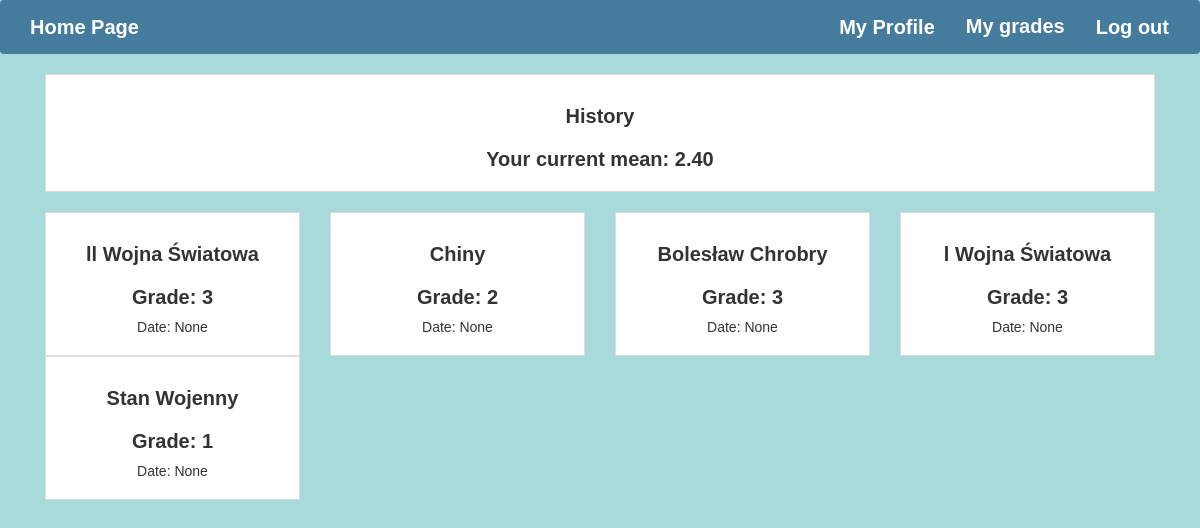
The app's page /students/grades/History/ (signed in) with its own data.
### teacher/models.py (models this page shows, shortened)
class Tests(models.Model):
    teacher = models.ForeignKey(Teacher,on_delete=models.CASCADE, null = True)
    desc = models.CharField(max_length = 50, null = True)
    student = models.ForeignKey(Student, on_delete = models.CASCADE, null = True)
    subject = models.CharField(max_length=10, choices=SUBJECTS, null = True)
    classes = models.ForeignKey(Classes, on_delete = models.CASCADE, null = True)
    created_at = models.DateTimeField(auto_now=True)
    planned = models.DateField(null = True)
    class Grades(models.IntegerChoices):
        F = 1
        E = 2
        D = 3
        C = 4
        B = 5
        A = 6
    grade = models.IntegerField(choices = Grades.choices, null = True)
    class Meta:
        ordering = ["-created_at"]

### students/views.py (the view)
# urls.py: path('grades/<str:str>/', views.StudentsGrades.as_view(), name = 'grade')
class StudentsGrades(WhichUserMixin, TemplateView):
    template_name = 'grades.html'
    def get_context_data(self, **kwargs):
        context = super().get_context_data(**kwargs)
        tests = Tests.objects.filter(grade__isnull=False, subject = self.subject, student = self.current_student)
        context['subject'] = self.subject
        context['tests'] = list(tests)
        mean = 0
        i = 0
        for test in tests:
            i += 1
            mean += int(test.grade)
        if i != 0:
            num = mean/i
            mean = "{:.2f}".format(num)
        else:
            mean = 'None'
        context['mean'] = mean
        context['subjects'] =['English','Maths','PE','History','Biology','Physics']
        return context
    def get(self,request,*args,**kwargs):
        self.subject = request.get_full_path()[17:-1]
        return super().get(request, *args, **kwargs)

### SchoolSystem/views.py (called while the page is built)
    def get_context_data(self, **kwargs):
        context = super().get_context_data(**kwargs)
        context['current_teacher'] = self.current_teacher
        context['current_student'] = self.current_student
        if self.current_teacher:
            classes = self.current_teacher.classes.all()
            context['classes'] = list(classes)
        return context

### students/templates/grades.html (shortened to what this page needs)
{% extends "base.html" %}
{% block content %}
<div class="col-md-12">
<div id="teacher" class="clear">
<div class="test">
<h3>{{subject}}</h3>
<h3> Your current mean: {{mean}}</h3>
</div></div>
</div>
<br><br><br><br>
<div class="col-md-12"><br>
  </div>
{% if tests %}
{% for test in tests %}
<div class="col-md-3">
<div id="teacher" class="clear">
<div class="test">
<h3>{{test.desc}}</h3>
<h3>Grade: {{test.grade}}</h3>
<p>Date: {{test.planned}}
</div></div>
</div>
{% endfor %}
{% endif %}
{% endblock %}

### static/css/master.css (style rules this page uses)
body { height: 100%; width: 100%; overflow: hidden; background: #A8DADC; margin: 0; }
#teacher { text-align: center; width:100%; }
#teacher .test { font: 14px Arial, Helvetica; background: #fff; border: 1px solid #ddd; color: #333; padding: 10px; width:100%; float: left; position: relative; }
#teacher h3 { font: bold 20px Arial, Helvetica; }

### records on screen
Tests: desc "ll Wojna Światowa", grade "3", planned "None"
Tests: desc "Chiny", grade "2", planned "None"
Tests: desc "Bolesław Chrobry", grade "3", planned "None"
Tests: desc "l Wojna Światowa", grade "3", planned "None"
Tests: desc "Stan Wojenny", grade "1", planned "None"

### other values on screen
{{ subject }} "History"
{{ mean }} "2.40"
